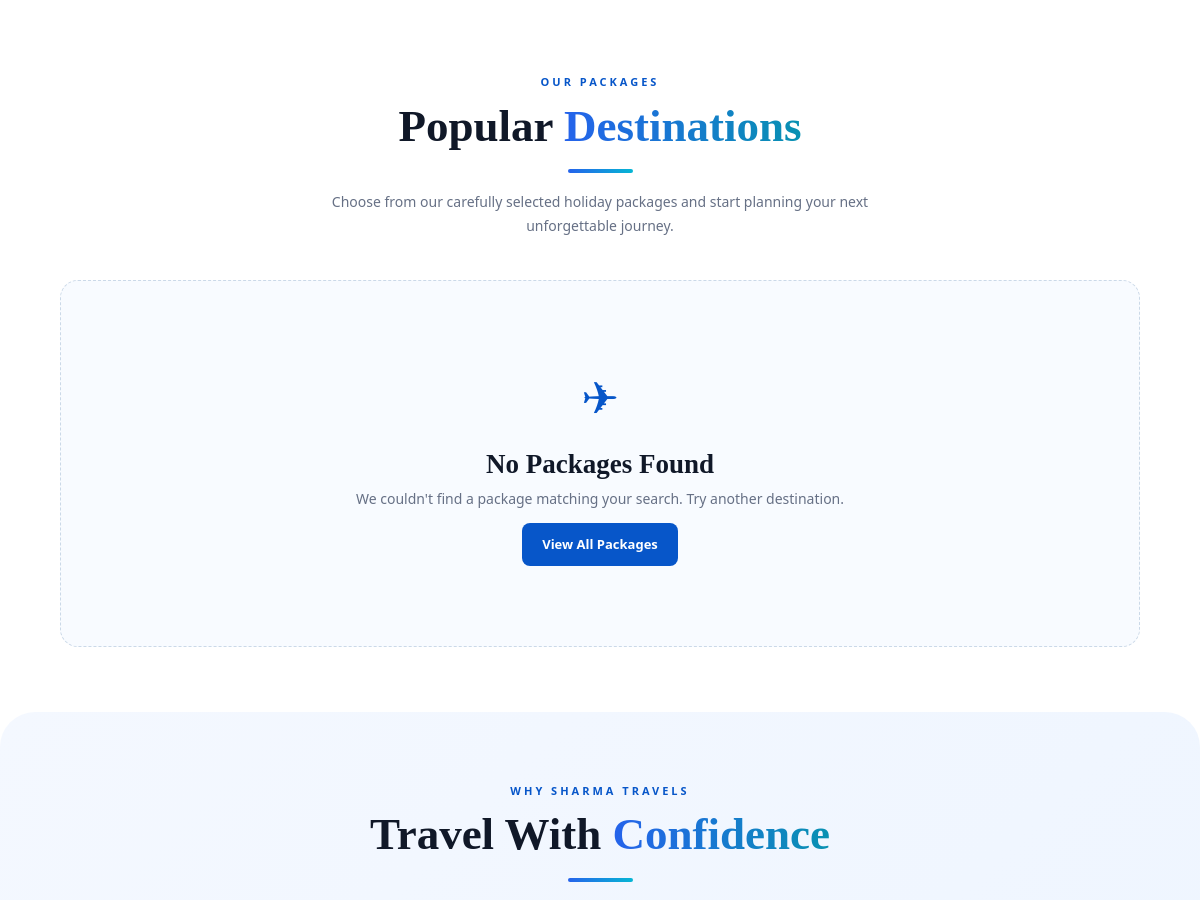
Page /package (middle part) on the earlier database version.
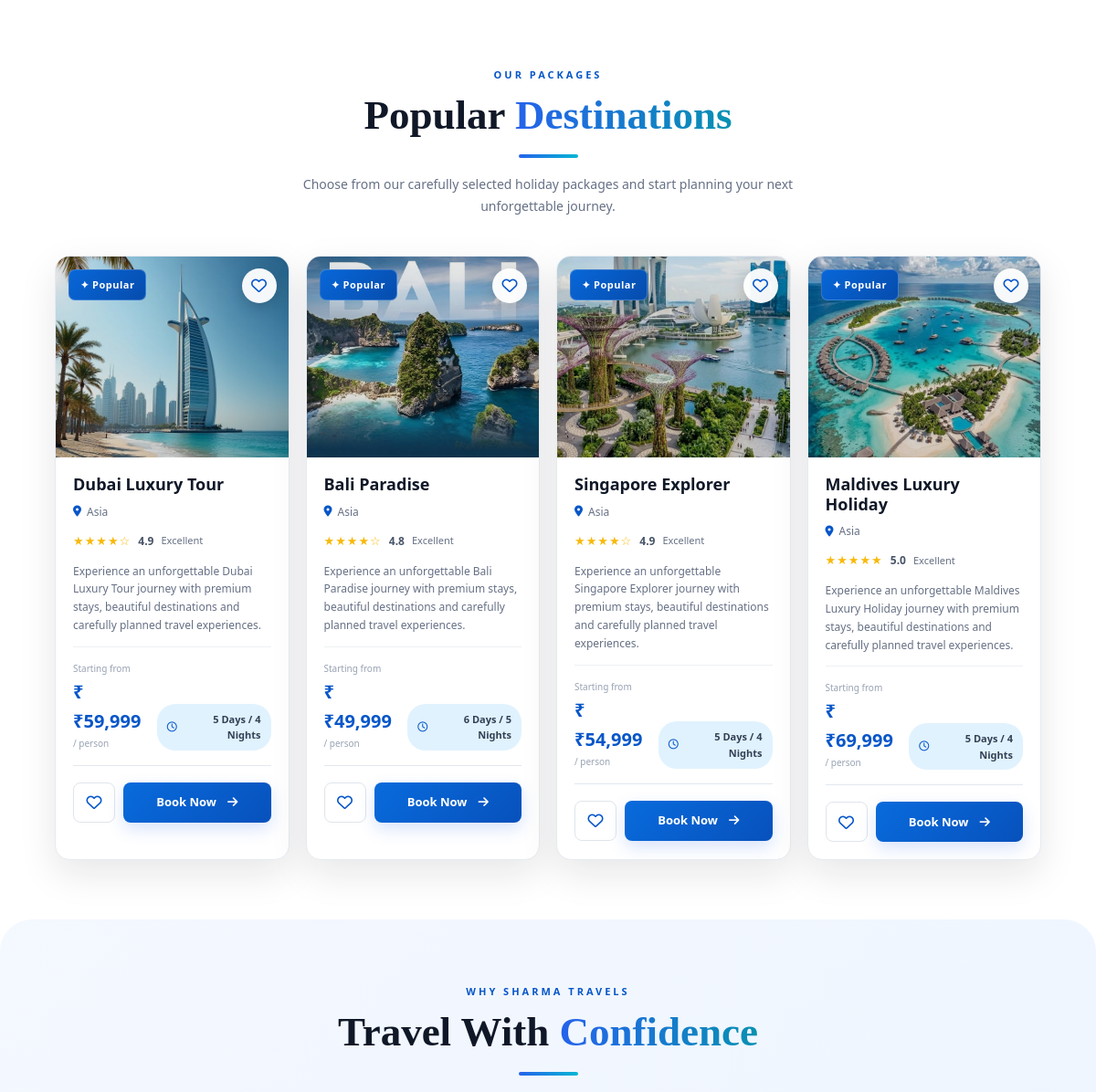
Same page on the later database version.
### app.py (models this page shows)
class Package(db.Model):
    id = db.Column(
        db.Integer,
        primary_key=True
    )
    title = db.Column(
        db.String(200),
        nullable=False
    )
    category = db.Column(
        db.String(100)
    )
    continent = db.Column(
        db.String(100)
    )
    duration = db.Column(
        db.String(100)
    )
    price = db.Column(
        db.String(50)
    )
    featured = db.Column(
        db.Boolean,
        default=False
    )
    active = db.Column(
        db.Boolean,
        default=True
    )
    image = db.Column(
        db.String(500)
    )
    rating = db.Column(
        db.Float,
        default=0
    )

### app.py (the view, shortened to what this page needs)
@app.route("/package")
def package():
    info = BusinessInfo.query.first()
    category_filter = request.args.get(
        "category",
        ""
    ).strip()
    search_query = request.args.get(
        "search",
        ""
    ).strip()
    packages = Package.query.filter_by(
        active=True
    )
    if category_filter:
        packages = packages.filter(
            Package.category.ilike(
                f"%{category_filter}%"
            )
        )
    packages = packages.all()
    return render_template(
        "package.html",
        info=info,
        package=packages,
        active_category=category_filter,
        search=search_query
    )

### templates/package.html (shortened to what this page needs)
{% extends "base.html" %}
{% block content %}
<section class="package-page">
    <section class="packages-section">
        <div class="package-section-heading">
            <span>OUR PACKAGES</span>
            <h2>
                Popular <strong>Destinations</strong>
            </h2>
            <p>
                Choose from our carefully selected holiday packages
                and start planning your next unforgettable journey.
            </p>
        </div>
        <div class="package-grid">
            {% if package %}
                {% for item in package %}
                <article class="package-card">
                    <div class="package-image">
                        <img
                            src="{{ url_for('static', filename='images/' + item.image) }}"
                            alt="{{ item.title }}"
                        >
                        <div class="image-overlay"></div>
                        <span class="package-tag">
                            ✦ Popular
                        </span>
                        {% if session.get('user_id') %}
                        <a
                            href="{{ url_for('add_to_wishlist', package_id=item.id) }}"
                            class="wishlist-top"
                            title="Add to Wishlist"
                        >
                            <i class="fa-regular fa-heart"></i>
                        </a>
                        {% else %}
                        <a
                            href="{{ url_for('login') }}"
                            class="wishlist-top"
                            title="Login to add wishlist"
                        >
                            <i class="fa-regular fa-heart"></i>
                        </a>
                        {% endif %}
                    </div>
                    <div class="package-content">
                        <h3>
                            {{ item.title }}
                        </h3>
                        <div class="package-location">
                            <i class="fa-solid fa-location-dot"></i>
                            <span>
                                {{ item.continent }}
                            </span>
                        </div>
                        <div class="package-rating">
                            <span class="stars">
                                {% if item.rating >= 5 %}
                                    ★★★★★
                                {% elif item.rating >= 4 %}
                                    ★★★★☆
                                {% elif item.rating >= 3 %}
                                    ★★★☆☆
                                {% elif item.rating >= 2 %}
                                    ★★☆☆☆
                                {% else %}
                                    ★☆☆☆☆
                                {% endif %}
                            </span>
                            <span class="rating-text">
                                {{ item.rating }}
                            </span>
                            <span class="reviews">
                                Excellent
                            </span>
                        </div>
                        <p class="package-description">
                            Experience an unforgettable
                            {{ item.title }} journey with
                            premium stays, beautiful destinations
                            and carefully planned travel experiences.
                        </p>
                        <div class="package-bottom">
                            <div class="price-box">
                                <span class="price-label">
                                    Starting from
                                </span>
                                <span class="package-price">
                                    ₹{{ item.price }}
                                </span>
                                <span class="price-duration">
                                    / person
                                </span>
                            </div>
                            <div class="package-days">
                                <i class="fa-regular fa-clock"></i>
                                {{ item.duration }}
                            </div>
                        </div>
                        <div class="package-actions">
                            {% if session.get('user_id') %}
                            <a
                                href="{{ url_for('add_to_wishlist', package_id=item.id) }}"
                                class="wishlist-btn"
                                title="Add to Wishlist"
                            >
                                <i class="fa-regular fa-heart"></i>
                            </a>
                            {% else %}
                            <a
                                href="{{ url_for('login') }}"
                                class="wishlist-btn"
                                title="Login to add Wishlist"
                            >
                                <i class="fa-regular fa-heart"></i>
                            </a>
                            {% endif %}
                            <a
                                href="{{ url_for('booking', package_id=item.id) }}"
                                class="book-btn"
                            >
                                Book Now
                                <i class="fa-solid fa-arrow-right"></i>
                            </a>
                        </div>
                    </div>
                </article>
                {% endfor %}
            {% else %}
                <div class="no-packages">
                    <div class="no-package-icon">
                        ✈
                    </div>
                    <h3>
                        No Packages Found
                    </h3>
                    <p>
                        We couldn't find a package matching your search.
                        Try another destination.
                    </p>
                    <a href="{{ url_for('package') }}">
                        View All Packages
                    </a>
                </div>
            {% endif %}
        </div>
    </section>
    <section class="package-features">
        <div class="package-section-heading">
            <span>
                WHY SHARMA TRAVELS
            </span>
            <h2>
                Travel With
                <strong>Confidence</strong>
            </h2>
        </div>
    </section>
</section>
{% endblock %}

### templates/base.html (shortened to what this page needs)
<!DOCTYPE html>
<html lang="en">
<head>
    <link rel="stylesheet"
        href="{{ url_for('static', filename='css/style.css') }}">
    <link rel="stylesheet"
        href="https://cdnjs.cloudflare.com/ajax/libs/font-awesome/6.7.2/css/all.min.css">
</head>
<body>
{% block content %}
{% endblock %}
</body>
</html>

Differences in the rows shown:
added Package: image (picture), title "Dubai Luxury Tour", continent "Asia", rating "4.9", price "₹59,999", duration "5 Days / 4 Nights"
added Package: image (picture), title "Bali Paradise", continent "Asia", rating "4.8", price "₹49,999", duration "6 Days / 5 Nights"
added Package: image (picture), title "Singapore Explorer", continent "Asia", rating "4.9", price "₹54,999", duration "5 Days / 4 Nights"
added Package: image (picture), title "Maldives Luxury Holiday", continent "Asia", rating "5.0", price "₹69,999", duration "5 Days / 4 Nights"
Other differences:
text no longer shown: "✈ No Packages Found We couldn't find a package matching your search. Try another destination. View All Packages"
